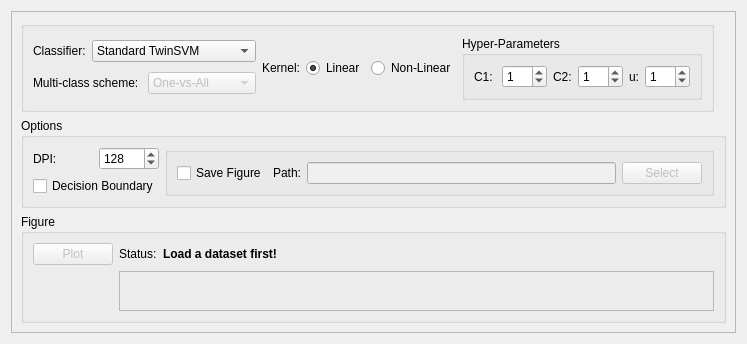
      <widget class="QWidget" name="visualize_tab">
       <attribute name="title">
        <string>Visualize</string>
       </attribute>
       <layout class="QGridLayout" name="gridLayout_15">
        <item row="0" column="0">
         <widget class="QFrame" name="vis_tab_frame">
          <property name="frameShape">
           <enum>QFrame::StyledPanel</enum>
          </property>
          <property name="frameShadow">
           <enum>QFrame::Raised</enum>
          </property>
          <layout class="QGridLayout" name="gridLayout_18">
           <item row="4" column="0" colspan="3">
            <widget class="QGroupBox" name="vis_fig_gbox">
             <property name="title">
              <string>Figure</string>
             </property>
             <layout class="QGridLayout" name="gridLayout_23">
              <item row="2" column="0">
               <spacer name="verticalSpacer">
                <property name="orientation">
                 <enum>Qt::Vertical</enum>
                </property>
                <property name="sizeHint" stdset="0">
                 <size>
                  <width>20</width>
                  <height>40</height>
                 </size>
                </property>
               </spacer>
              </item>
              <item row="0" column="2">
               <widget class="QLabel" name="vis_status_msg">
                <property name="font">
                 <font>
                  <weight>75</weight>
                  <bold>true</bold>
                 </font>
                </property>
                <property name="text">
                 <string>&lt;html&gt;&lt;head/&gt;&lt;body&gt;&lt;p&gt;&lt;span style=&quot; color:#000000;&quot;&gt;Load a dataset first!&lt;/span&gt;&lt;/p&gt;&lt;/body&gt;&lt;/html&gt;</string>
                </property>
                <property name="textFormat">
                 <enum>Qt::AutoText</enum>
                </property>
               </widget>
              </item>
              <item row="0" column="0">
               <widget class="QPushButton" name="vis_plot_btn">
                <property name="enabled">
                 <bool>false</bool>
                </property>
                <property name="text">
                 <string>Plot</string>
                </property>
               </widget>
              </item>
              <item row="0" column="1">
               <widget class="QLabel" name="vis_status">
                <property name="text">
                 <string>Status:</string>
                </property>
               </widget>
              </item>
              <item row="1" column="1" rowspan="2" colspan="3">
               <widget class="QFrame" name="vis_plot_frame">
                <property name="frameShape">
                 <enum>QFrame::StyledPanel</enum>
                </property>
                <property name="frameShadow">
                 <enum>QFrame::Plain</enum>
                </property>
                <layout class="QGridLayout" name="gridLayout_24">
                 <item row="0" column="0">
                  <layout class="QGridLayout" name="plot_frame_grid"/>
                 </item>
                </layout>
               </widget>
              </item>
              <item row="0" column="3">
               <spacer name="horizontalSpacer_12">
                <property name="orientation">
                 <enum>Qt::Horizontal</enum>
                </property>
                <property name="sizeHint" stdset="0">
                 <size>
                  <width>40</width>
                  <height>20</height>
                 </size>
                </property>
               </spacer>
              </item>
             </layout>
            </widget>
           </item>
           <item row="0" column="0">
            <widget class="QGroupBox" name="vis_clf_gbox">
             <property name="title">
              <string/>
             </property>
             <layout class="QGridLayout" name="gridLayout_20">
              <item row="0" column="1">
               <layout class="QHBoxLayout" name="horizontalLayout_4">
                <item>
                 <widget class="QLabel" name="label">
                  <property name="text">
                   <string>Kernel:</string>
                  </property>
                 </widget>
                </item>
                <item>
                 <widget class="QRadioButton" name="vis_lin_rbtn">
                  <property name="text">
                   <string>Linear</string>
                  </property>
                  <property name="checked">
                   <bool>true</bool>
                  </property>
                 </widget>
                </item>
                <item>
                 <widget class="QRadioButton" name="vis_non_lin_rbtn">
                  <property name="text">
                   <string>Non-Linear</string>
                  </property>
                 </widget>
                </item>
               </layout>
              </item>
              <item row="0" column="0">
               <layout class="QVBoxLayout" name="verticalLayout">
                <item>
                 <layout class="QHBoxLayout" name="horizontalLayout_5">
                  <item>
                   <widget class="QLabel" name="vis_clf_label">
                    <property name="text">
                     <string>Classifier:</string>
                    </property>
                   </widget>
                  </item>
                  <item>
                   <widget class="QComboBox" name="vis_clf_cbox">
                    <item>
                     <property name="text">
                      <string>Standard TwinSVM</string>
                     </property>
                    </item>
                    <item>
                     <property name="text">
                      <string>Least Squares TwinSVM</string>
                     </property>
                    </item>
                   </widget>
                  </item>
                 </layout>
                </item>
                <item>
                 <layout class="QHBoxLayout" name="horizontalLayout_2">
                  <item>
                   <widget class="QLabel" name="vis_mc_scheme">
                    <property name="text">
                     <string>Multi-class scheme:</string>
                    </property>
                   </widget>
                  </item>
                  <item>
                   <widget class="QComboBox" name="vis_mc_cbox">
                    <property name="enabled">
                     <bool>false</bool>
                    </property>
                    <item>
                     <property name="text">
                      <string>One-vs-All</string>
                     </property>
                    </item>
                    <item>
                     <property name="text">
                      <string>One-vs-One</string>
                     </property>
                    </item>
                   </widget>
                  </item>
                 </layout>
                </item>
               </layout>
              </item>
              <item row="0" column="2">
               <widget class="QGroupBox" name="h_params_gbox">
                <property name="title">
                 <string>Hyper-Parameters</string>
                </property>
                <layout class="QGridLayout" name="gridLayout_19">
                 <item row="0" column="0">
                  <layout class="QHBoxLayout" name="horizontalLayout_3">
                   <item>
                    <widget class="QLabel" name="vis_C1_label">
                     <property name="text">
                      <string>C1: </string>
                     </property>
                    </widget>
                   </item>
                   <item>
                    <widget class="QSpinBox" name="vis_C1_val">
                     <property name="minimum">
                      <number>-10</number>
                     </property>
                     <property name="maximum">
                      <number>10</number>
                     </property>
                     <property name="value">
                      <number>1</number>
                     </property>
                    </widget>
                   </item>
                   <item>
                    <widget class="QLabel" name="vis_C2_label">
                     <property name="text">
                      <string>C2:</string>
                     </property>
                    </widget>
                   </item>
                   <item>
                    <widget class="QSpinBox" name="vis_C2_val">
                     <property name="minimum">
                      <number>-10</number>
                     </property>
                     <property name="maximum">
                      <number>10</number>
                     </property>
                     <property name="value">
                      <number>1</number>
                     </property>
                    </widget>
                   </item>
                   <item>
                    <widget class="QLabel" name="vix_u_label">
                     <property name="text">
                      <string>u:</string>
                     </property>
                    </widget>
                   </item>
                   <item>
                    <widget class="QSpinBox" name="vis_u_value">
                     <property name="minimum">
                      <number>-10</number>
                     </property>
                     <property name="maximum">
                      <number>10</number>
                     </property>
                     <property name="value">
                      <number>1</number>
                     </property>
                    </widget>
                   </item>
                  </layout>
                 </item>
                </layout>
               </widget>
              </item>
             </layout>
            </widget>
           </item>
           <item row="2" column="0" colspan="3">
            <widget class="QGroupBox" name="vis_options_gbox">
             <property name="title">
              <string>Options</string>
             </property>
             <layout class="QGridLayout" name="gridLayout_22">
              <item row="0" column="2" rowspan="2">
               <widget class="QGroupBox" name="vis_save_gbox">
                <property name="title">
                 <string/>
                </property>
                <layout class="QGridLayout" name="gridLayout_21">
                 <item row="0" column="0">
                  <layout class="QHBoxLayout" name="horizontalLayout_6">
                   <item>
                    <widget class="QCheckBox" name="vis_save_fig_chk">
                     <property name="text">
                      <string>Save Figure</string>
                     </property>
                    </widget>
                   </item>
                   <item>
                    <widget class="QLabel" name="vis_save_label">
                     <property name="text">
                      <string>Path:</string>
                     </property>
                    </widget>
                   </item>
                   <item>
                    <widget class="QLineEdit" name="vis_save_val">
                     <property name="enabled">
                      <bool>false</bool>
                     </property>
                    </widget>
                   </item>
                   <item>
                    <widget class="QPushButton" name="vis_select_btn">
                     <property name="enabled">
                      <bool>false</bool>
                     </property>
                     <property name="text">
                      <string>Select</string>
                     </property>
                    </widget>
                   </item>
                  </layout>
                 </item>
                </layout>
               </widget>
              </item>
              <item row="0" column="1">
               <widget class="QSpinBox" name="vis_dpi_val">
                <property name="minimum">
                 <number>8</number>
                </property>
                <property name="maximum">
                 <number>2048</number>
                </property>
                <property name="value">
                 <number>128</number>
                </property>
               </widget>
              </item>
              <item row="0" column="0">
               <widget class="QLabel" name="vis_dpi_label">
                <property name="text">
                 <string>DPI:</string>
                </property>
               </widget>
              </item>
              <item row="1" column="0" colspan="2">
               <widget class="QCheckBox" name="vis_db_chk">
                <property name="text">
                 <string>Decision Boundary</string>
                </property>
               </widget>
              </item>
             </layout>
            </widget>
           </item>
          </layout>
         </widget>
        </item>
       </layout>
      </widget>
